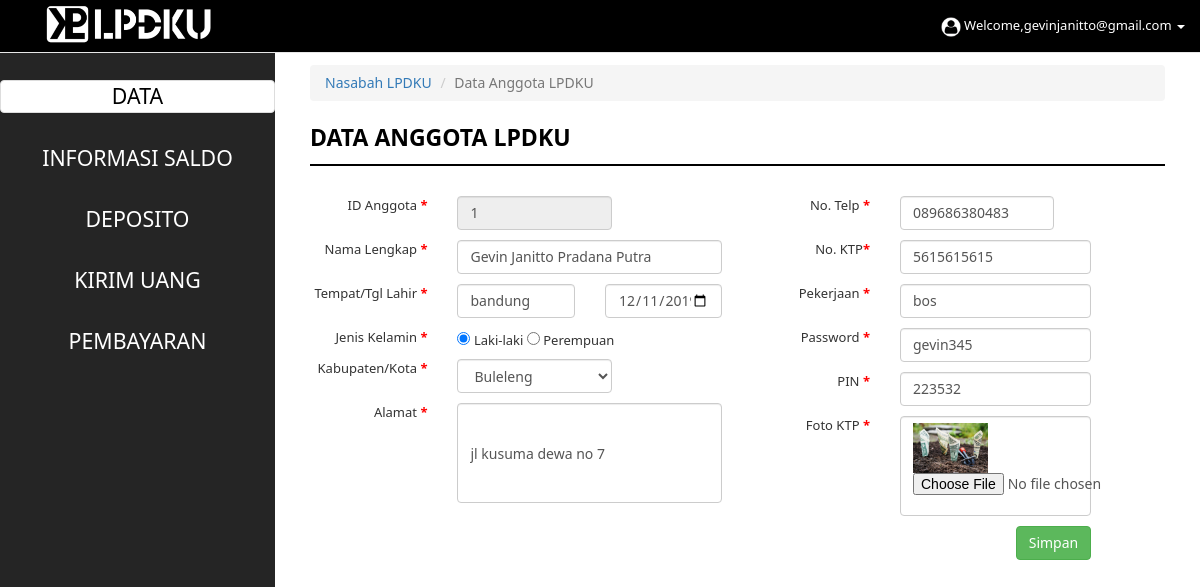
Screenshot of /nasabah/data.php (signed in) with the database file from the repository.
### tables this page shows
CREATE TABLE `user_login` (
  `email_user` varchar(40) NOT NULL,
  `password_user` varchar(25) NOT NULL,
  `id_role` int(11) NOT NULL,
  `waktu_daftar` date NOT NULL
);

CREATE TABLE `saldo` (
  `nomor_saldo` int(11) NOT NULL,
  `id_nsb` varchar(8) NOT NULL,
  `NoKTP` varchar(25) NOT NULL,
  `FotoKTP` varchar(50) NOT NULL,
  `total_saldo` int(9) NOT NULL,
  `pin_saldo` varchar(15) NOT NULL
);

CREATE TABLE `nasabah` (
  `id_nsb` int(8) NOT NULL,
  `nama_nsb` varchar(50) DEFAULT NULL,
  `email_nsb` varchar(40) NOT NULL,
  `telp_nsb` varchar(15) NOT NULL,
  `pekerjaan_nsb` varchar(30) NOT NULL,
  `alamat_nsb` varchar(50) NOT NULL,
  `kabkot_nsb` varchar(30) NOT NULL,
  `jk_nsb` varchar(20) NOT NULL,
  `tgllahir_nsb` date NOT NULL,
  `tmplahir_nsb` varchar(30) NOT NULL
);

### nasabah/data.php (the view, shortened to what this page needs)
<!DOCTYPE html>
<html lang="en">
<head>
<link href="../css/bootstrap1.min.css" rel="stylesheet">
<link href="../css/simplesidebar.css" rel="stylesheet">
<link href="../css/stylee.css" rel="stylesheet">
</head>
<body>
<div id="wrapper">
<div id="sidebar-wrapper" style="padding-top:50px;">
  <div class="panel-group" id="accordion" role="tablist" aria-multiselectable="true">
  <div class="pinggir"><br>
      <div class="panel panel-default" style="color:black">
     <a href="data.php" style="text-decoration:none; color:black;">DATA</a>
      </div><br>
     <a href="informasisaldo.php" style="text-decoration:none; color:white;">INFORMASI SALDO</a><br><br>
     <a href="deposito.php" style="text-decoration:none; color:white;">DEPOSITO</a><br><br>
     <a href="kirimuanglpd.php" style="text-decoration:none; color:white;">KIRIM UANG</a><br>
     <div>
        <br><a style="text-decoration:none; color:white;" class="collapsed" data-toggle="collapse" href="#collapseTwo">PEMBAYARAN<br></a>
     </div>
  </div>
</div>
</div>
<div id="page-content-wrapper">
<div class="container-fluid">
<ol class="breadcrumb">
  <li><a href="data.php">Nasabah LPDKU</a></li>
  <li class="active">Data Anggota LPDKU</li>
</ol>
<div class="row">
    <div class="col-lg-12 col-md-12 col-sm-12 col-xs-12">
    <p style="font-size:23px;color:#000000;"><b></span> DATA ANGGOTA LPDKU</b></p>
    <hr style="border:1px solid #000000;padding:0;margin:0px 0px 20px 0px;">
    </div>
</div>
<?php
      include "../proses/cek.php";
      $email=$_SESSION['email_user'];
      $sql = mysqli_query($conn, "SELECT * FROM user_login INNER JOIN nasabah ON user_login.email_user = nasabah.email_nsb INNER JOIN saldo ON nasabah.id_nsb = saldo.id_nsb WHERE nasabah.email_nsb = '$email'");
      $row = mysqli_fetch_assoc($sql);
      ?>
<form action="../proses/updatedata.php" method="POST" onsubmit="return cek()" enctype="multipart/form-data">
<div style="text-align:right;">
    <div class="row">
      <div class="col-lg-6 col-md-6 col-sm-12 col-xs-12">
         <div class="row" style="margin-top:10px;font-size:13px;">
             <div class="col-lg-4 col-md-4 col-sm-12 col-xs-12">
              ID Anggota <font color="red"><b>*</b></font>
            </div>
            <div class="col-lg-5 col-md-5 col-sm-12 col-xs-12">
              <input type="text" name="id_user" class="form-control" value="<?php echo $row['id_nsb']; ?>" readonly>
            </div>
        </div>
        <div class="row" style="margin-top:10px;font-size:13px;">
          <div class="col-lg-4 col-md-4 col-sm-12 col-xs-12">
            Nama Lengkap <font color="red"><b>*</b></font>
          </div>
          <div class="col-lg-8 col-md-8 col-sm-12 col-xs-12">
            <input type="text" name="nama_user"class="form-control" value="<?php echo $row['nama_nsb']; ?>">
          </div>
        </div>
        <div class="row" style="margin-top:10px;font-size:13px;">
          <div class="col-lg-4 col-md-4 col-sm-12 col-xs-12">
            Tempat/Tgl Lahir <font color="red"><b>*</b></font>
          </div>
          <div class="col-lg-4 col-md-4 col-sm-12 col-xs-12">
            <input type="text" name="tmplahir_user"class="form-control" value="<?php echo $row['tmplahir_nsb']; ?>">
          </div>
          <div class="col-lg-4 col-md-4 col-sm-12 col-xs-12">
            <input type="date" name="tgllahir_user" class="form-control" value="<?php echo $row['tgllahir_nsb']; ?>" >
          </div>
        </div>
        <div class="row" style="margin-top:10px;font-size:13px;">
          <div class="col-lg-4 col-md-4 col-sm-12 col-xs-12">
            Jenis Kelamin <font color="red"><b>*</b></font>
          </div>
          <div class="col-lg-8 col-md-8 col-sm-12 col-xs-12" style="text-align:left;">
            <?php
          if($row['jk_nsb']=="Laki-laki")
          {
            echo "<input type='radio'  name='kelamin'  value='Laki-laki' checked=''>
            Laki-laki
            <input type='radio' name='kelamin'value='Perempuan' >
            Perempuan";
          }else if($row['jk_nsb']=="Perempuan"){
          echo "<input type='radio'  name='kelamin'  value='Laki-laki' >
            Laki-laki
            <input type='radio' name='kelamin' value='Perempuan' checked='' >
            Perempuan";
          }
          else{
            echo "<input type='radio'  name='kelamin'  value='Laki-laki'>
            Laki-laki
            <input type='radio' name='kelamin' value='Perempuan'>
            Perempuan";
          }
          ?>
          </div>
        </div>
        <div class="row" style="margin-top:10px;font-size:13px;">
          <div class="col-lg-4 col-md-4 col-sm-12 col-xs-12">
            Kabupaten/Kota <font color="red"><b>*</b></font>
          </div>
          <div class="col-lg-5 col-md-5 col-sm-12 col-xs-12">
            <select class="form-control" name="kabkot_user" >
            <option hidden><?php echo $row['kabkot_nsb']; ?></option>
          </select>
          </div>
        </div>
        <div class="row" style="margin-top:10px;font-size:13px;">
          <div class="col-lg-4 col-md-4 col-sm-12 col-xs-12">
            Alamat <font color="red"><b>*</b></font>
          </div>
          <div class="col-lg-8 col-md-8 col-sm-12 col-xs-12">
            <input type="text" name="alamat" class="form-control" style="height:100px;" value="<?php echo $row['alamat_nsb']; ?>">
          </div>
        </div>
      </div>
      <div class="col-lg-6 col-md-6 col-sm-12 col-xs-12">
      <div class="row" style="margin-top:10px;font-size:13px;">
        <div class="col-lg-4 col-md-4 col-sm-12 col-xs-12 ">
          No. Telp <font color="red"><b>*</b></font>
        </div>
        <div class="col-lg-5 col-md-5 col-sm-12 col-xs-12">
          <input type="text" name="telp_user" class="form-control" value="<?php echo $row['telp_nsb']; ?>">
        </div>
      </div>
      <div class="row" style="margin-top:10px;font-size:13px;">
        <div class="col-lg-4 col-md-4 col-sm-12 col-xs-12">
          No. KTP<font color="red"><b>*</b></font>
        </div>
        <div class="col-lg-6 col-md-6 col-sm-12 col-xs-12">
          <input type="text" name="ktp_user" class="form-control" value="<?php echo $row['NoKTP']; ?>">
        </div>
      </div>
      <div class="row" style="margin-top:10px;font-size:13px;">
        <div class="col-lg-4 col-md-4 col-sm-12 col-xs-12">
          Pekerjaan <font color="red"><b>*</b></font>
        </div>
        <div class="col-lg-6 col-md-6 col-sm-12 col-xs-12">
          <input type="text" name="pekerjaan_user" class="form-control"value="<?php echo $row['pekerjaan_nsb']; ?>">
        </div>
      </div>
      <div class="row" style="margin-top:10px;font-size:13px;">
        <div class="col-lg-4 col-md-4 col-sm-12 col-xs-12">
          Password <font color="red"><b>*</b></font>
        </div>
        <div class="col-lg-6 col-md-6 col-sm-12 col-xs-12">
          <input type="text" name="pass" class="form-control" value="<?php echo $row['password_user']; ?>">
        </div>
      </div>
      <div class="row" style="margin-top:10px;font-size:13px;">
        <div class="col-lg-4 col-md-4 col-sm-12 col-xs-12">
          PIN <font color="red"><b>*</b></font>
        </div>
        <div class="col-lg-6 col-md-6 col-sm-12 col-xs-12">
          <input type="text" name="pin_user" class="form-control" value="<?php echo $row['pin_saldo']; ?>">
        </div>
      </div>
       <div class="row" style="margin-top:10px;font-size:13px;">
        <div class="col-lg-4 col-md-4 col-sm-12 col-xs-12">
          Foto KTP <font color="red"><b>*</b></font>
        </div>
        <div class="col-lg-6 col-md-6 col-sm-12 col-xs-12">
          <div class="form-control" style="height:100px; ">
          <img src="<?php echo "../images/foto_ktp/".$row['FotoKTP']; ?>" height="50px" align="left"><br>
          <input type="file" name="ktp" value="<?php echo $row['FotoKTP']; ?>"></div>
        </div>
      </div>
      <div class="row" style="margin-top:10px;font-size:13px;">
      <div class="col-lg-6 col-md-6 col-sm-12 col-xs-12 col-lg-offset-4 col-md-offset-4">
          <input class="btn btn-md btn-success" type="submit" value="Simpan">
        </div>
      </div>
      </div>
    </div>
</div>
</div></form>
</div>
</div>
  <nav class="navbar navbar-default navbar-fixed-top" id="navbar-color" style="font-size:13px;">
    <div class="container-fluid">
      <div class="navbar-header">
        <div style="margin-left:20px;"><a href="#menu-toggle" id="menu-toggle"><img src="../images/logo1.png" widht="200" height="50"></a></div>
      </div>
      <div class="collapse navbar-collapse" id="myNavbar">
        <ul class="nav navbar-nav navbar-right">
          <li ><a href="#" id="navbar-color"><span id="clock"></span> </a></li>
          <li class="dropdown">
            <a class="dropdown-toggle" data-toggle="dropdown" href="#" id="navbar-color"><img src="../images/3.png" width="20" height="20"> Welcome,<?php echo $email; ?> <span class="caret"></span></a>
          </li>
        </ul>
      </div>
    </div>
  </nav>
</body>
</html>

### css/simplesidebar.css (style rules this page uses)
#wrapper { padding-left: 0; -webkit-transition: all 0.5s ease; -moz-transition: all 0.5s ease; -o-transition: all 0.5s ease; transition: all 0.5s ease; }
#sidebar-wrapper { z-index: 1000; position: fixed; left: 275px; width: 0; height: 100%; margin-left: -275px; overflow-y: auto; background: #252525; -webkit-transition: all 0.5s ease; -moz-transition: all 0.5s ease; -o-transition: all 0.5s ease; transition: all 0.5s ease; }
#page-content-wrapper { width: 100%; position: absolute; padding: 15px; }
@media (min-width:768px) { #wrapper { padding-left: 275px; } }
@media (min-width:768px) { #sidebar-wrapper { width: 275px; } }
@media (min-width:768px) { #page-content-wrapper { padding: 20px; position: relative; } }

### css/stylee.css (style rules this page uses)
.pinggir { font-size: 16pt; font-family:"Segoe UI"; text-align: center; color: white; }
* { font-family:"Segoe UI"; }
a { text-decoration:none !important; }
a { text-decoration: none important!; }
.navbar-fixed-top .nav { padding: 0px 0px 0px 0px; }
#navbar-color { background: #000000; color:#fff; }

### rows the page displays
user_login: id_user "1", nama_user "Gevin Janitto Pradana Putra", tmplahir_user "bandung", tgllahir_user "12/11/2019", kabkot_user "Buleleng", alamat "jl kusuma dewa no 7", telp_user "089686380483", ktp_user "5615615615", pass "gevin345", pin_user "223532", saldo.FotoKTP (picture)

### other values shown
$email "gevinjanitto@gmail.com"
